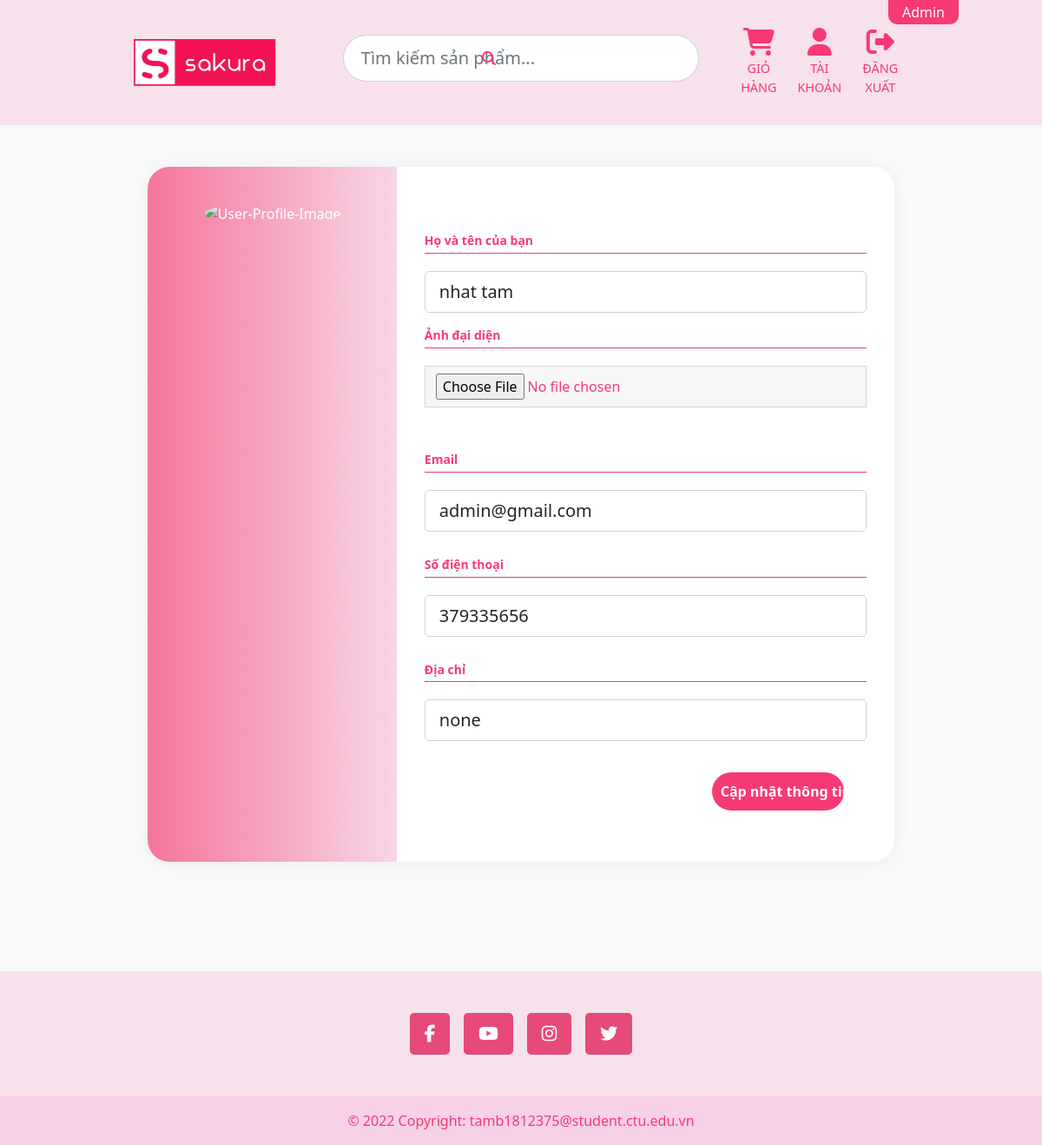
Page /account (signed in) on the committed database.
### sakura/models.py (models this page shows, shortened)
class User(db.Model, UserMixin):
    id = db.Column(db.Integer, primary_key=True)
    username = db.Column(db.String(60), unique=True, nullable=False)
    email = db.Column(db.String(120), unique=True, nullable=False)
    password = db.Column(db.String(20), nullable=False)
    image_file = db.Column(db.String(20), nullable=False, default='default.jpg')
    phone_num = db.Column(db.Integer, unique=True)
    address = db.Column(db.String(120), nullable=False)
    cart = db.relationship('Cart', backref='buyer', lazy=True)

### sakura/routes.py (the view)
@app.route("/account", methods=['GET', 'POST'])
@login_required
def account():
    form = UpdateAccountForm()
    if form.validate_on_submit():
        if form.picture.data:
            picture_file = save_picture(form.picture.data)
            current_user.image_file = picture_file
        current_user.username = form.username.data
        current_user.email = form.email.data
        current_user.phone_num = form.phone_num.data
        current_user.address = form.address.data
        db.session.commit()
        flash('Cập nhật thông tin của quý khách hàng thành công~!')
        return redirect(url_for('account'))
    elif request.method == 'GET':
        form.username.data = current_user.username
        form.email.data = current_user.email
        form.phone_num.data = current_user.phone_num
        form.address.data = current_user.address
    image_file = url_for('static', filename='profile_pics/' + current_user.image_file)
    return render_template('account.html', title='Account', image_file=image_file, form=form)

### sakura/forms.py (shortened to what this page needs)
class UpdateAccountForm(FlaskForm):
    username = StringField('Họ và tên của bạn', validators=[DataRequired(), Length(min=2, max=60)])
    email = StringField('Email', validators=[DataRequired(), Email()])
    picture = FileField('Ảnh đại diện', validators=[FileAllowed(['jpg', 'png'])])
    phone_num = StringField('Số điện thoại',validators=[DataRequired()])
    address = StringField('Địa chỉ',validators=[DataRequired()])
    submit = SubmitField('Cập nhật thông tin')

### sakura/models.py (called while the page is built)
@login_manager.user_loader
def load_user(user_id):
    return User.query.get(int(user_id))

### sakura/templates/account.html (shortened to what this page needs)
{% extends "base.html" %}
{% block content %}
<div class="page-content page-container" id="page-content">
    <div class="padding">
        <div class="container d-flex justify-content-center">
            <div class="col-xl-12 ">
                <div class="card user-card-full">
                    <div class="row m-l-0 m-r-0">
                        <div class="col-sm-4 bg-c-lite-green user-profile">
                            <div class="card-block text-center text-white">
                                <div class="m-b-25"> <img src="{{ image_file }}" class="img-radius" alt="User-Profile-Image"> </div>
                            </div>
                        </div>
                        <div class="col-sm-8">
                            <div class="card-block">
                                <form method="POST" action="" enctype="multipart/form-data">
                                    <h6 class="m-b-20 p-b-5 b-b-default f-w-600 mt-2"> {{ form.username.label(class="form-control-label") }}</h6>
                                    <div class="row">
                                        {% if form.username.errors %}
                                        {{ form.username(class="form-control form-control-lg is-invalid") }}
                                        <div class="invalid-feedback">
                                            {% for error in form.username.errors %}
                                                <span>{{ error }}</span>
                                            {% endfor %}
                                        </div>
                                        {% else %}
                                            {{ form.username(class="form-control form-control-lg") }}
                                        {% endif %}
                                    </div>
                                    <h6 class="m-b-20 p-b-5 b-b-default f-w-600 mt-2">  {{ form.picture.label() }}</h6>
                                    <div class="row ">
                                        {{ form.picture(class="form-control-file") }}
                                    </div>
                                    <h6 class="m-b-20 m-t-40 p-b-5 b-b-default f-w-600"> {{ form.email.label(class="form-control-label") }}</h6>
                                    <div class="row ">
                                        {% if form.email.errors %}
                                            {{ form.email(class="form-control form-control-lg is-invalid") }}
                                            <div class="invalid-feedback">
                                                {% for error in form.email.errors %}
                                                    <span>{{ error }}</span>
                                                {% endfor %}
                                            </div>
                                        {% else %}
                                            {{ form.email(class="form-control form-control-lg") }}
                                        {% endif %}
                                    </div>
                                    <h6 class="m-b-20 m-t-40 p-b-5 b-b-default f-w-600"> {{ form.phone_num.label(class="form-control-label") }}</h6>
                                    <div class="row ">
                                        {% if form.phone_num.errors %}
                                            {{ form.phone_num(class="form-control form-control-lg is-invalid") }}
                                            <div class="invalid-feedback">
                                                {% for error in form.phone_num.errors %}
                                                    <span>{{ error }}</span>
                                                {% endfor %}
                                            </div>
                                        {% else %}
                                            {{ form.phone_num(class="form-control form-control-lg") }}
                                        {% endif %}
                                    </div>
                                    <h6 class="m-b-20 m-t-40 p-b-5 b-b-default f-w-600"> {{ form.address.label(class="form-control-label") }}</h6>
                                    <div class="row ">
                                        {% if form.address.errors %}
                                            {{ form.address(class="form-control form-control-lg is-invalid") }}
                                            <div class="invalid-feedback">
                                                {% for error in form.address.errors %}
                                                    <span>{{ error }}</span>
                                                {% endfor %}
                                            </div>
                                        {% else %}
                                            {{ form.address(class="form-control form-control-lg") }}
                                        {% endif %}
                                    </div>
                                    <div class="form-group">
                                        {{ form.submit(class="btnRegister") }}
                                    </div>
                                </form>
                            </div>
                        </div>
                    </div>
                </div>
            </div>
        </div>
    </div>
</div>
{% endblock %}

### sakura/static/cart.css (style rules this page uses)
form { padding: 2vh 0 }
input { border: 1px solid rgba(0, 0, 0, 0.137); padding: 1vh; margin-bottom: 4vh; outline: none; width: 100%; background-color: rgb(247, 247, 247) }

### sakura/static/products_detail.css (style rules this page uses)
body { background-color: #edf1f5; }

### sakura/static/register.css (style rules this page uses)
.btnRegister { float: right; margin-top: 10%; border: none; border-radius: 1.5rem; padding: 2%; background: var(--text-color); color: #fff; font-weight: 600; width: 30%; cursor: pointer; }
.form-control { margin-bottom: 10px; }

### sakura/static/account.css (style rules this page uses)
body { background-color: #f9f9fa }
.padding { padding: 3rem !important }
.user-card-full { overflow: hidden; }
.btnRegister { margin:5%; }
.card { -webkit-box-shadow: 0 1px 20px 0 rgba(69, 90, 100, 0.08); box-shadow: 0 1px 20px 0 rgba(69, 90, 100, 0.08); border: none; margin-bottom: 30px; border-radius: 25px; }
.m-r-0 { margin-right: 0px; }
.m-l-0 { margin-left: 0px; }
.user-card-full .user-profile { border-radius: 5px 0 0 5px; }
.bg-c-lite-green { height: 50rem; background: -webkit-linear-gradient(left, #f5759b , #f7d6e6); }
.user-profile { padding: 20px 0; }
.card-block { padding: 1.25rem; height: 40rem; color: var(--text-color); }
.m-b-25 { margin-bottom: 25px; }
.img-radius { border-radius: 50%; width: 100%; height: 100%; }
h6 { font-size: 14px; }
.card-block { padding: 1.25rem; }
.b-b-default { border-bottom: 1px solid var(--text-color); }
.m-b-20 { margin-bottom: 20px; }
.p-b-5 { padding-bottom: 5px !important }
.f-w-600 { font-weight: 600 }
.m-b-20 { margin-bottom: 20px }
.m-t-40 { margin-top: 20px }

### sakura/static/home.css (style rules this page uses)
.row { width: 100%; align-items: center; }

### sakura/static/base.css (style rules this page uses)
:root { --main-color: #f7e1ec; --text-color: rgb(247, 58, 115); --hover-color: #498ff8b2; }
* { box-sizing: inherit; }
html { line-height: 1.6rem; font-family: 'Glory', sans-serif; box-sizing: border-box; margin: 0; }
.container { max-width: 80%; }
.row { align-items: center; margin: 0; }

### rows in the picture
User: username "nhat tam", email "admin@gmail.com", phone_num "379335656", address "none"
